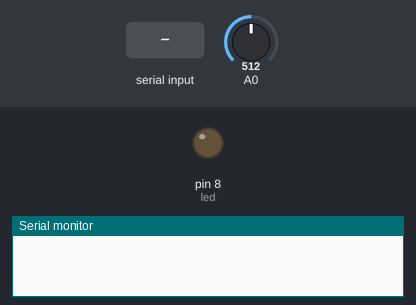
Simulated run of this sketch. Board: Arduino Uno, built with avr-gcc and run on an emulated ATmega328P. Parts: output pins drawn as LEDs (lit = HIGH), the last lines printed to the serial monitor. The test bench sets the inputs (shaded band); at power-on: A0 = 512.

Above: at 2.2 s.
2.3 s: "1" received over Serial
At 3.1 s:
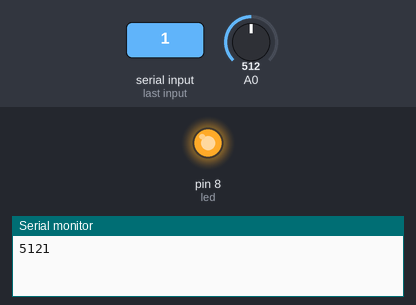
4.0 s: "2" received over Serial
At 4.7 s:
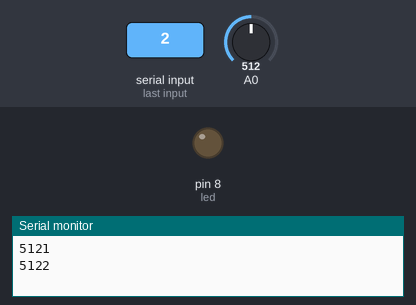
Timing chart, 0 to 7.0 s (numbered marks = the images above; inputs shaded):
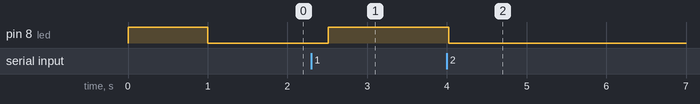

The sketch:

AppTurnOnOffLight.ino
```cpp
// Starting of Program

int led = 8;
char val;
int light;

void setup()
{

pinMode(led, OUTPUT);  // Digital pin 13 set as output Pin
Serial.begin(9600);
digitalWrite(led, HIGH);
delay(1000);
digitalWrite(led, LOW);
pinMode(A0,INPUT);

}

void loop()
{
  light=analogRead(A0);
//  Serial.println("Light = " + String(light));
  delay(500);
  if( Serial.available()){
    delay(10);
    Serial.print(light);
  }

  while (Serial.available() > 0)
  {
  val = Serial.read();
  Serial.println(val);
  }

  if( val == '1') // Forward
    {

      digitalWrite(led, HIGH);
    }
  else if(val == '2') // Backward
    {

      digitalWrite(led, LOW);
    }


}

// End of program
```

Measured:
- after the input at 2.3 s, pin 8 (led): LOW → HIGH after 0.21 s
- after the input at 4.0 s, pin 8 (led): HIGH → LOW at once
